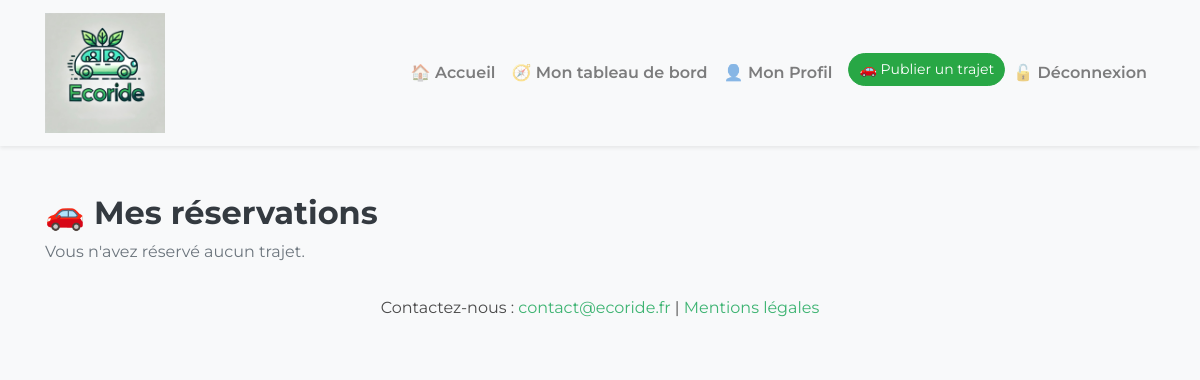
Before: /mes_reservations.php (signed in) with the older database file.
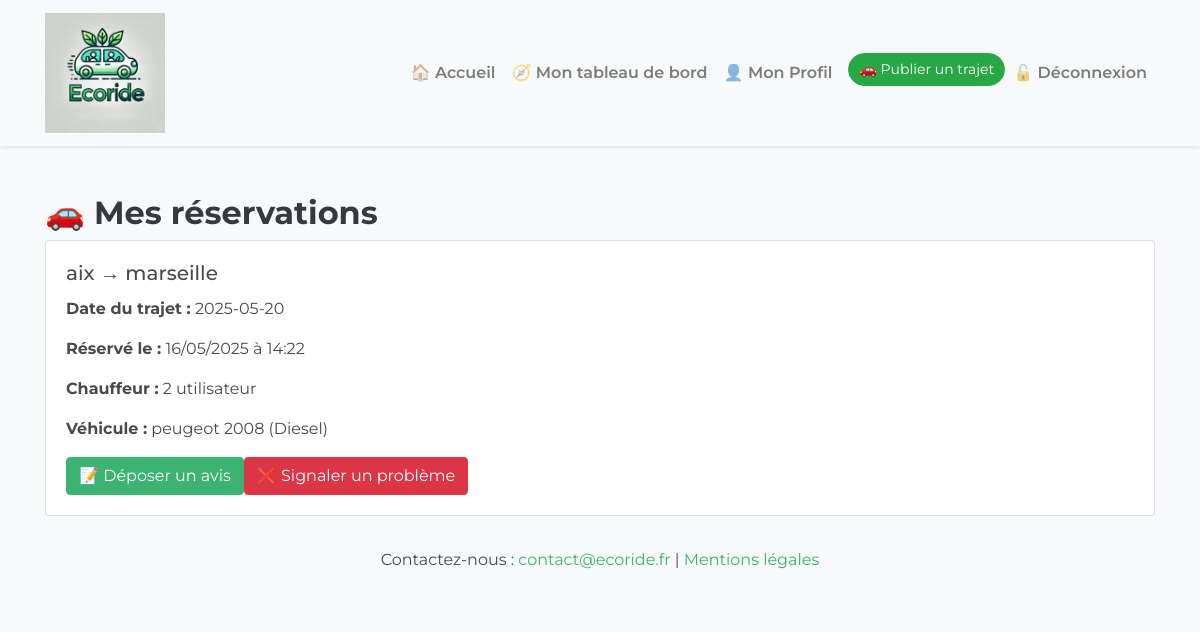
After: the same page with the newer database file.
### tables this page shows
CREATE TABLE `reservations` (
  `id` int(11) NOT NULL,
  `user_id` int(11) NOT NULL,
  `trajet_id` int(11) NOT NULL,
  `date_reservation` timestamp NOT NULL DEFAULT current_timestamp()
);

CREATE TABLE `trajets` (
  `id` int(11) NOT NULL,
  `chauffeur` varchar(100) NOT NULL,
  `photo` varchar(255) DEFAULT 'default.jpg',
  `depart` varchar(100) NOT NULL,
  `adresse_depart` varchar(255) DEFAULT NULL,
  `destination` varchar(100) NOT NULL,
  `adresse_arrivee` varchar(255) DEFAULT NULL,
  `date` date NOT NULL,
  `prix` decimal(10,2) NOT NULL,
  `places` int(11) NOT NULL DEFAULT 3,
  `vehicule_id` int(11) DEFAULT NULL,
  `eco` tinyint(1) NOT NULL DEFAULT 0,
  `fumeur` tinyint(1) NOT NULL DEFAULT 0,
  `preferences` text DEFAULT NULL,
  `created_at` timestamp NOT NULL DEFAULT current_timestamp(),
  `user_id` int(11) NOT NULL,
  `statut` enum('à_venir','en_cours','termine') DEFAULT 'à_venir',
  `duree_minutes` int(11) NOT NULL DEFAULT 0
);

CREATE TABLE `vehicules` (
  `id` int(11) NOT NULL,
  `user_id` int(11) DEFAULT NULL,
  `marque` varchar(100) DEFAULT NULL,
  `modele` varchar(100) DEFAULT NULL,
  `couleur` varchar(100) DEFAULT NULL,
  `energie` varchar(50) DEFAULT NULL,
  `plaque_immatriculation` varchar(20) DEFAULT NULL,
  `date_immatriculation` date DEFAULT NULL
);

### mes_reservations.php (the view, shortened to what this page needs)
<?php
require_once("config/database.php");
require_once("templates/header.php");
$user_id = $_SESSION['user_id'];
$sql = "SELECT r.id AS reservation_id, r.date_reservation,
               t.*, v.marque, v.modele, v.energie
        FROM reservations r
        JOIN trajets t ON r.trajet_id = t.id
        LEFT JOIN vehicules v ON t.vehicule_id = v.id
        WHERE r.user_id = :user_id
        ORDER BY r.date_reservation DESC";
$stmt = $conn->prepare($sql);
$stmt->execute([':user_id' => $user_id]);
$reservations = $stmt->fetchAll(PDO::FETCH_ASSOC);
?>
<div class="container mt-5">
     <h2>🚗 Mes réservations</h2>
    <?php if (count($reservations) === 0): ?>
        <p class="text-muted">Vous n'avez réservé aucun trajet.</p>
    <?php else: ?>
        <?php foreach ($reservations as $res): ?>
            <div class="card mb-3">
                <div class="card-body">
                    <h5 class="card-title"><?= htmlspecialchars($res['depart']) ?> → <?= htmlspecialchars($res['destination']) ?></h5>
                    <p><strong>Date du trajet :</strong> <?= htmlspecialchars($res['date']) ?></p>
                    <p><strong>Réservé le :</strong> <?= date('d/m/Y à H:i', strtotime($res['date_reservation'])) ?></p>
                    <p><strong>Chauffeur :</strong> <?= htmlspecialchars($res['chauffeur']) ?></p>
                    <p><strong>Véhicule :</strong> <?= htmlspecialchars($res['marque'] . ' ' . $res['modele']) ?> (<?= htmlspecialchars($res['energie']) ?>)</p>
                    <?php
                    $dateTrajet = new DateTime($res['date']);
                    $dateAuj = new DateTime();
                    $stmt = $conn->prepare("SELECT COUNT(*) FROM confirmations WHERE id_trajet = ? AND id_passager = ?");
                    $stmt->execute([$res['id'], $user_id]);
                    $deja_note = $stmt->fetchColumn() > 0;
                    if ($dateTrajet < $dateAuj):
                        if ($deja_note):
                            echo '<span class="text-success">✔️ Trajet déjà évalué</span>';
                        else:
                            echo '<a href="confirmer_covoiturage.php?id=' . $res['id'] . '" class="btn btn-primary">📝 Déposer un avis</a>';
                            echo '<a href="signaler_trajet.php?id=' . $res['id'] . '" class="btn btn-danger">❌ Signaler un problème</a>';
                        endif;
                    endif; ?>
                </div>
            </div>
        <?php endforeach; ?>
    <?php endif; ?>
</div>
<?php require_once("templates/footer.php"); ?>

Changed rows visible on the page:
added reservations: trajet.depart "aix", trajet.destination "marseille", trajet.date "2025-05-20", date_reservation "16/05/2025 à 14:22", trajet.chauffeur "2 utilisateur", vehicules.marque+modele "peugeot 2008", vehicules.energie "Diesel"
Other visible differences:
text no longer shown: "Vous n'avez réservé aucun trajet."
